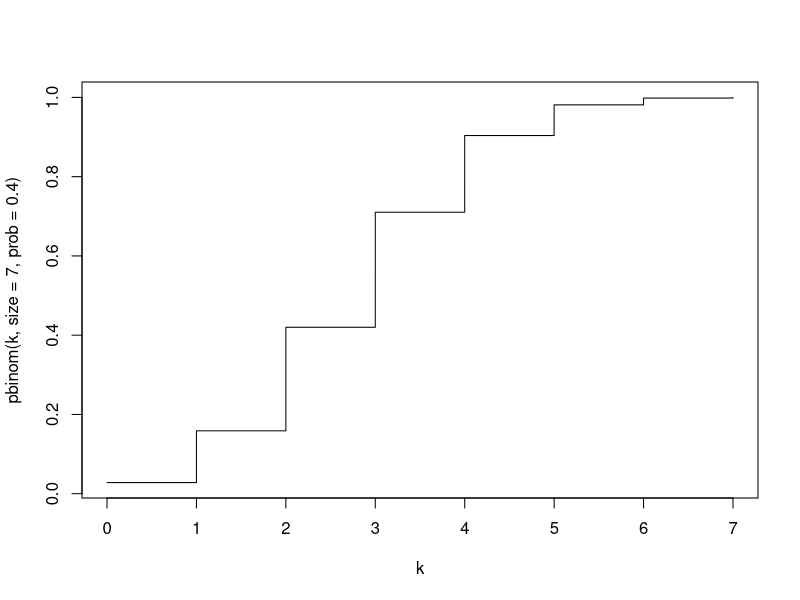
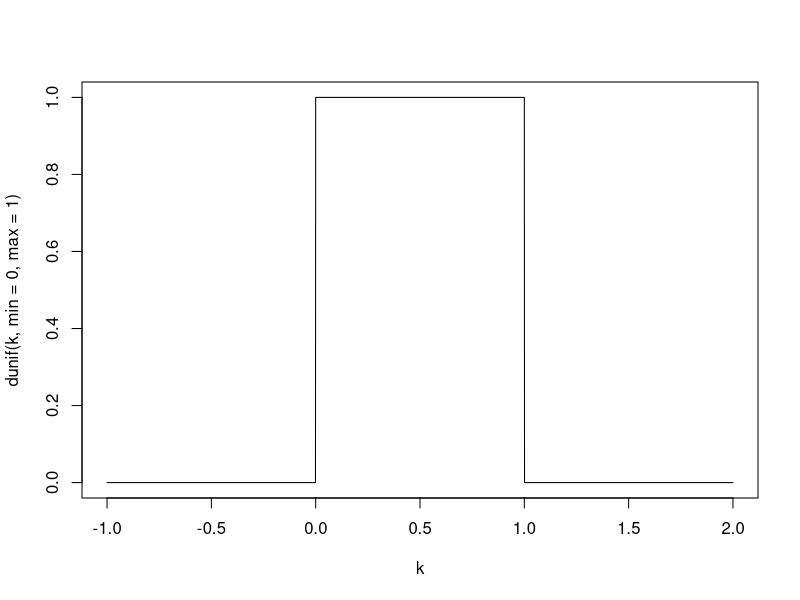
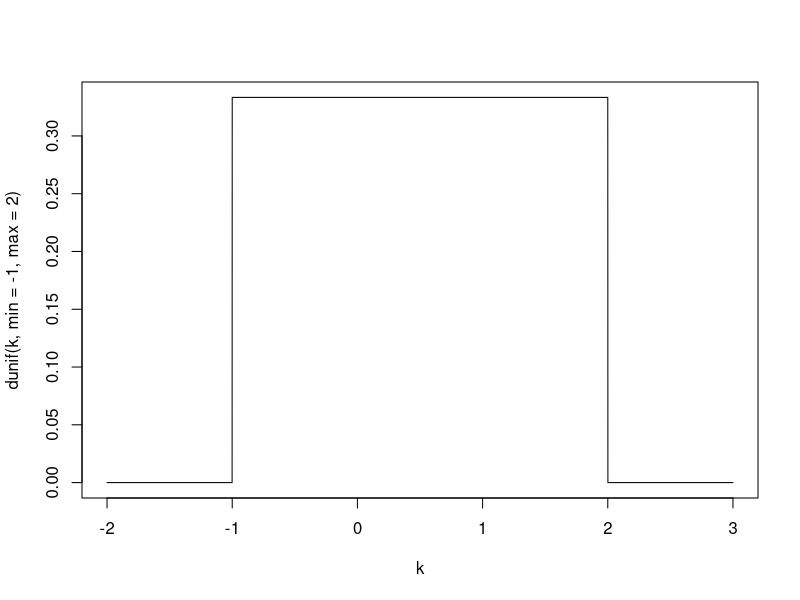
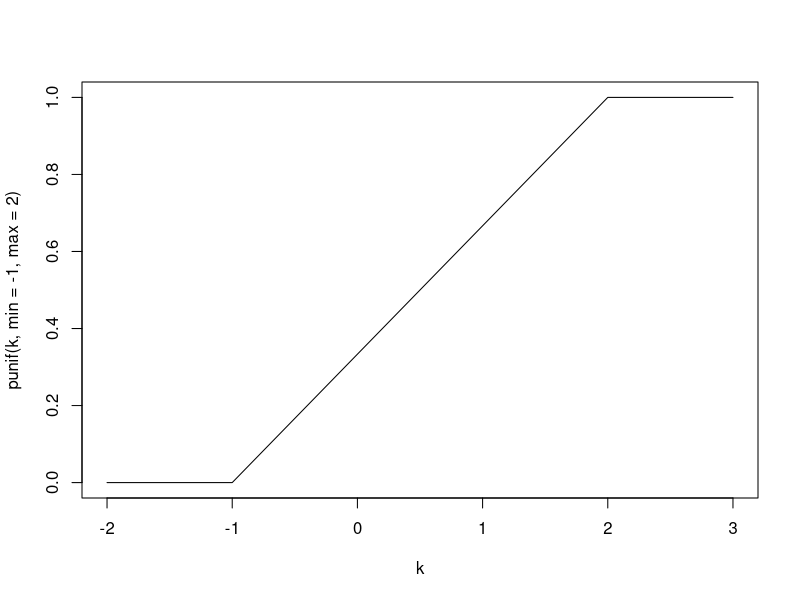
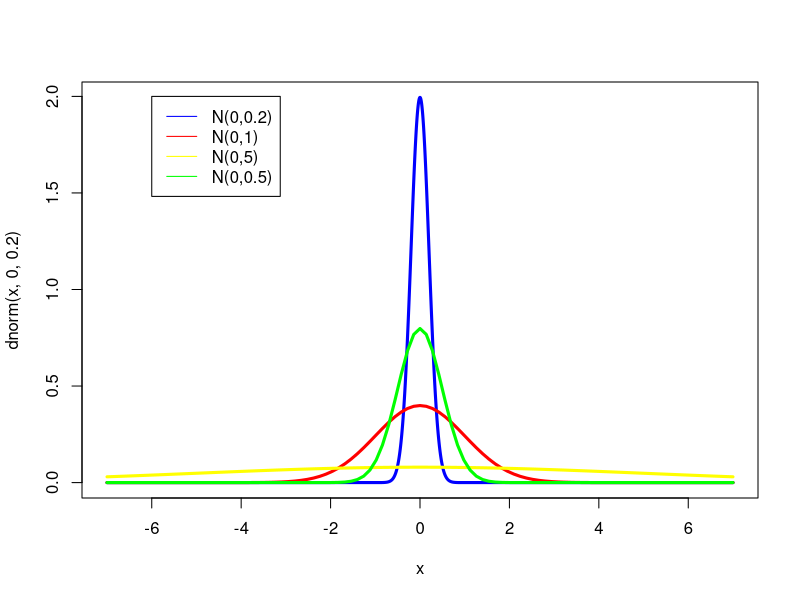
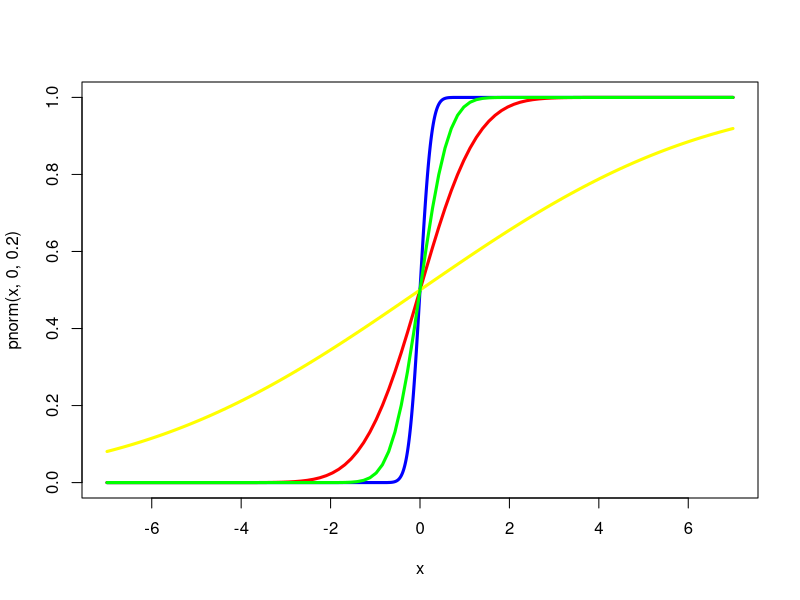

Write the R code that produced these figures, in order.
## ---- chunk 1
knitr::opts_chunk$set(error = TRUE)
knitr::opts_chunk$set(cache=FALSE)
knitr::opts_chunk$set(warning=FALSE)
knitr::opts_chunk$set(message=FALSE)
## ---- chunk 2
k <- seq(0,7, by=0.0001)
plot(k,pbinom(k,size=7,prob=.4),type="l")
## ---- chunk 3
k <- seq(-1,2, by = 0.001)
plot(k, dunif(k,  min=0, max=1), type="l")
## ---- chunk 4
k <- seq(-2,3, by = 0.001)
plot(k, dunif(k,  min=-1, max=2), type="l")
## ---- chunk 5
k <- seq(-2,3, by = 0.001)
plot(k, punif(k,  min=-1, max=2), type="l")
## ---- chunk 6
x <- seq(-7,7, by =0.001)
plot(x, dnorm(x, 0, 0.2), type="l", col="blue", lwd=3)
curve(dnorm(x, 0, 1.0), add=TRUE, col="red", lwd=3)
curve(dnorm(x, 0, 5.0), add=TRUE, col="yellow", lwd=3)
curve(dnorm(x, 0, 0.5), add=TRUE, col="green", lwd=3)
legend(-6,2,legend=c("N(0,0.2)","N(0,1)","N(0,5)", "N(0,0.5)"),lty=1,col=c("blue", "red", "yellow", "green"))
## ---- chunk 7
x <- seq(-7,7, by =0.001)
plot(x, pnorm(x, 0, 0.2), type="l", col="blue", lwd=3)
curve(pnorm(x, 0, 1.0), add=TRUE, col="red", lwd=3)
curve(pnorm(x, 0, 5.0), add=TRUE, col="yellow", lwd=3)
curve(pnorm(x, 0, 0.5), add=TRUE, col="green", lwd=3)
legend(-6,2,legend=c("N(0,0.2)","N(0,1)","N(0,5)", "N(0,0.5)"),lty=1,col=c("blue", "red", 
"yellow", "green"))
